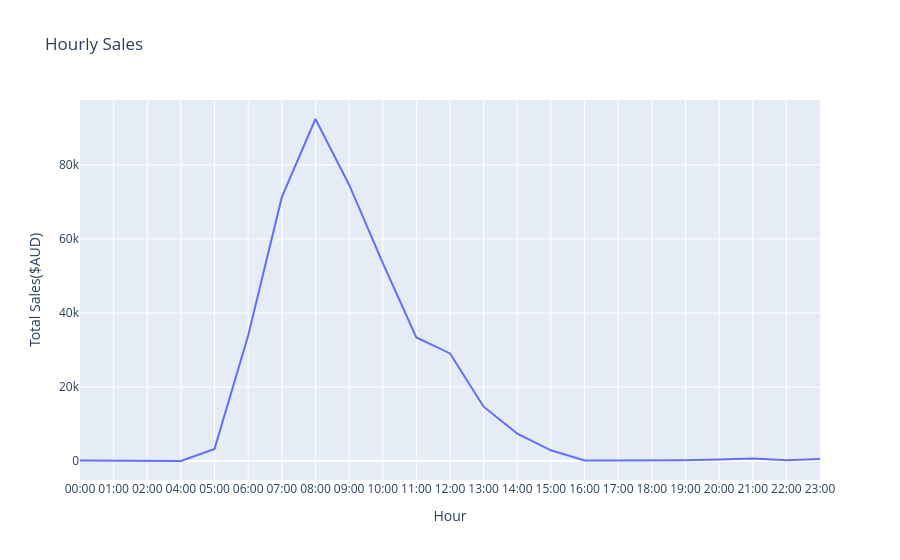

The notebook cell saved with this chart:
### Markdown cell above
### Identification of peak revenue hours.

### Code cell
df['hour'] = df['date_created'].dt.strftime('%H').add(':00')
hour_sales = df.groupby('hour')['total'].sum() / 100

fig = px.line(x=hour_sales.index.astype(str), y=hour_sales.values, labels={'x':'Hour', 'y':'Total Sales($AUD)'}, title='Hourly Sales')
fig.show()

### Figure 1 — Plotly figure (JSON) as saved in the notebook; plotly's stock layout.template omitted (floating-point values rounded to 4 significant figures)
{"data": [{"hovertemplate": "Hour=%{x}<br>Total Sales($AUD)=%{y}<extra></extra>", "legendgroup": "", "line": {"color": "#636efa", "dash": "solid"}, "marker": {"symbol": "circle"}, "mode": "lines", "name": "", "orientation": "v", "showlegend": false, "type": "scatter", "x": ["00:00", "01:00", "02:00", "04:00", "05:00", "06:00", "07:00", "08:00", "09:00", "10:00", "11:00", "12:00", "13:00", "14:00", "15:00", "16:00", "17:00", "18:00", "19:00", "20:00", "21:00", "22:00", "23:00"], "xaxis": "x", "y": [134.9, 42.6, 24.7, 55.6, 3293.0, 33930.0, 71300.0, 92400.0, 74660.0, 53530.0, 33380.0, 29070.0, 14700.0, 7435.0, 2918.0, 174.3, 172.6, 157.6, 218.6, 419.6, 681.4, 251.3, 580.3], "yaxis": "y"}], "layout": {"legend": {"tracegroupgap": 0}, "title": {"text": "Hourly Sales"}, "xaxis": {"anchor": "y", "domain": [0, 1], "title": {"text": "Hour"}}, "yaxis": {"anchor": "x", "domain": [0, 1], "title": {"text": "Total Sales($AUD)"}}}}
